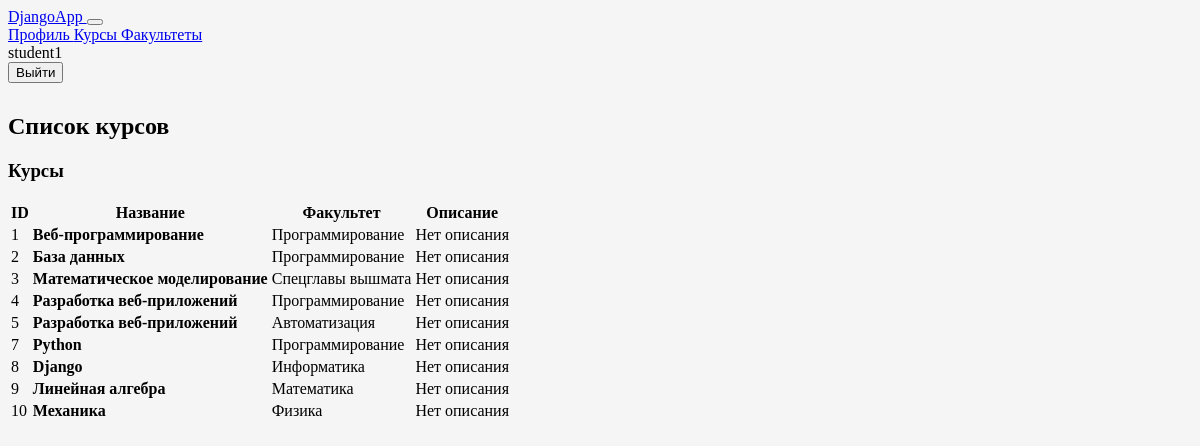
The page /courses/ (signed in) on the database its author committed.
### accounts/models.py (models this page shows, shortened)
class Course(models.Model):
    title = models.CharField(max_length=200)
    description = models.TextField(
        blank=True
    )
    department = models.ForeignKey(
        Department,
        on_delete=models.CASCADE,
        related_name='courses'
    )

class Department(models.Model):
    name = models.CharField(max_length=200)

### accounts/views.py (the view)
# urls.py: path('courses/',views.course_list,name='course_list'),
@login_required
def course_list(request):
    courses = Course.objects.select_related('department').all()
    return render(request, 'course_list.html',
                  {'courses': courses,
                   'is_methodist': is_methodist(
                       request.user),})

### accounts/views.py (called while the page is built)
def is_methodist(user):
    return user.groups.filter(name='Методист').exists()

### templates/course_list.html (shortened to what this page needs)
{% extends 'base.html' %}
{% block content %}
<div class="page-header d-print-none mb-3">
    <div class="row align-items-center">
        <div class="col">
            <h2 class="page-title">
                Список курсов
            </h2>
        </div>
    </div>
</div>
<div class="card">
    <div class="card-header">
        <h3 class="card-title">
            Курсы
        </h3>
    </div>
    <div class="table-responsive">
        <table class="table table-vcenter table-hover card-table">
            <thead>
                <tr>
                    <th>ID</th>
                    <th>Название</th>
                    <th>Факультет</th>
                    <th>Описание</th>
                </tr>
            </thead>
            <tbody>
                {% for course in courses %}
                <tr>
                    <td>
                        {{ course.id }}
                    </td>
                    <td>
                        <strong>
                            {{ course.title }}
                        </strong>
                    </td>
                    <td>
                        {{ course.department.name }}
                    </td>
                    <td>
                        {{ course.description|default:"Нет описания" }}
                    </td>
                </tr>
                {% endfor %}
            </tbody>
        </table>
    </div>
</div>
{% endblock %}

### templates/base.html (shortened to what this page needs)
{% load static %}
<!DOCTYPE html>
<html lang="ru">
<head>
    <link rel="stylesheet" href="https://cdn.jsdelivr.net/npm/@tabler/core@latest/dist/css/tabler.min.css" />
    <link rel="stylesheet" href="{% static 'css/style.css' %}">
</head>
<body>
    <nav class="navbar navbar-expand-md navbar-dark bg-pink border-bottom">
        <div class="container-xl">
            <a class="navbar-brand" href="/profile/">
                DjangoApp
            </a>
            <button class="navbar-toggler"
                    type="button"
                    data-bs-toggle="collapse"
                    data-bs-target="#navbar-menu"
                    aria-controls="navbar-menu"
                    aria-expanded="false"
                    aria-label="Переключить навигацию">
            </button>
            <div class="collapse navbar-collapse" id="navbar-menu">
                <div class="navbar-nav me-auto">
                    <a class="nav-link" href="/profile/">
                        Профиль
                    </a>
                    <a class="nav-link" href="/courses/">
                        Курсы
                    </a>
                    <a class="nav-link" href="/departments/">
                        Факультеты
                    </a>
                </div>
                {% if user.is_authenticated %}
                <span class="navbar-text me-3">
                    {{ user.username }}
                </span>
                <form method="post" action="/accounts/logout/">
                    <button class="btn btn-outline-light btn-sm" type="submit">
                        Выйти
                    </button>
                </form>
                {% endif %}
            </div>
        </div>
    </nav>
    <div class="container-xl page-container">
        {% block content %}
        {% endblock %}
    </div>
</body>
</html>

### static/css/style.css (style rules this page uses)
body { background-color: #f5f5f5; }
.page-container { margin-top: 30px; }

### rows shown on the page
Course: id "1", title "Веб-программирование", department.name "Программирование", description "Нет описания"
Course: id "2", title "База данных", department.name "Программирование", description "Нет описания"
Course: id "3", title "Математическое моделирование", department.name "Спецглавы вышмата", description "Нет описания"
Course: id "4", title "Разработка веб-приложений", department.name "Программирование", description "Нет описания"
Course: id "5", title "Разработка веб-приложений", department.name "Автоматизация", description "Нет описания"
Course: id "7", title "Python", department.name "Программирование", description "Нет описания"
Course: id "8", title "Django", department.name "Информатика", description "Нет описания"
Course: id "9", title "Линейная алгебра", department.name "Математика", description "Нет описания"
Course: id "10", title "Механика", department.name "Физика", description "Нет описания"

### other values the page prints
{{ user.username }} "student1"
